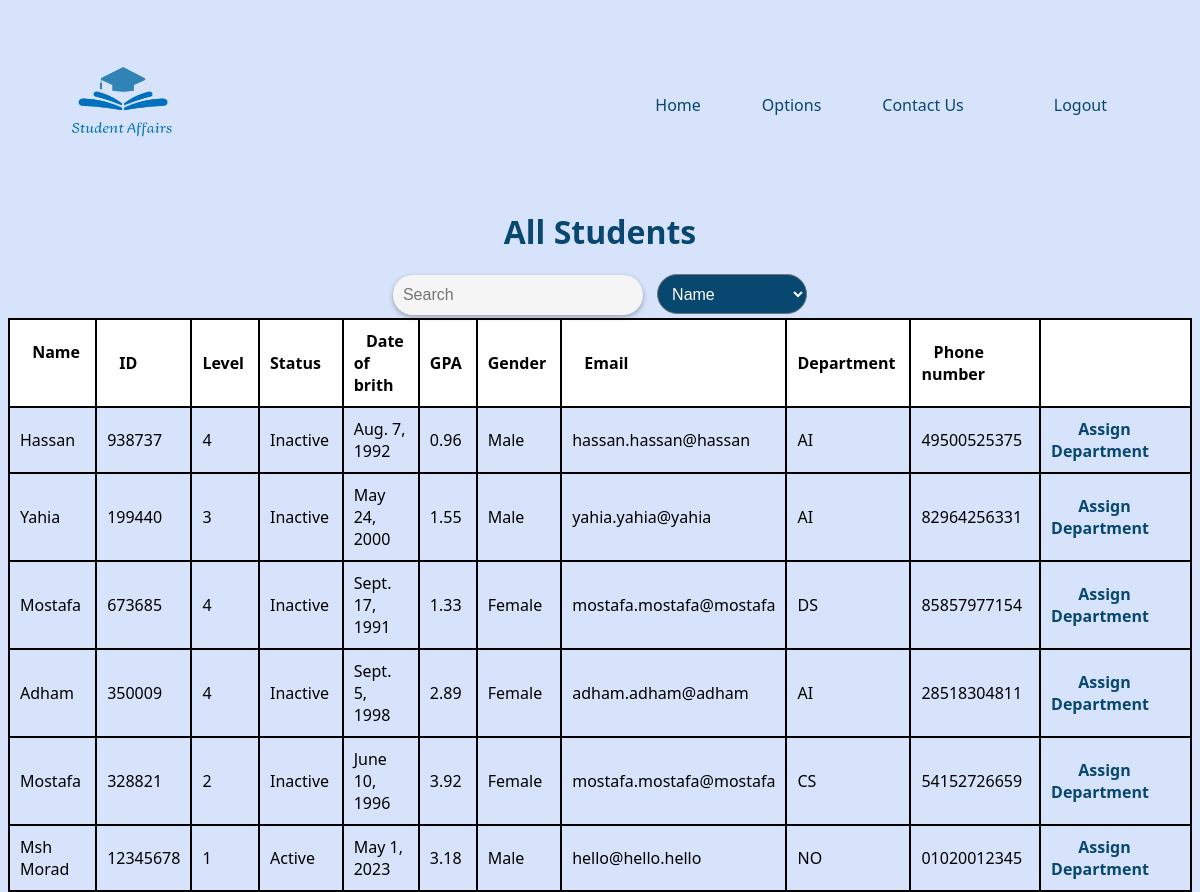
/assignDepartment (signed in), run on an earlier commit of the app's database.
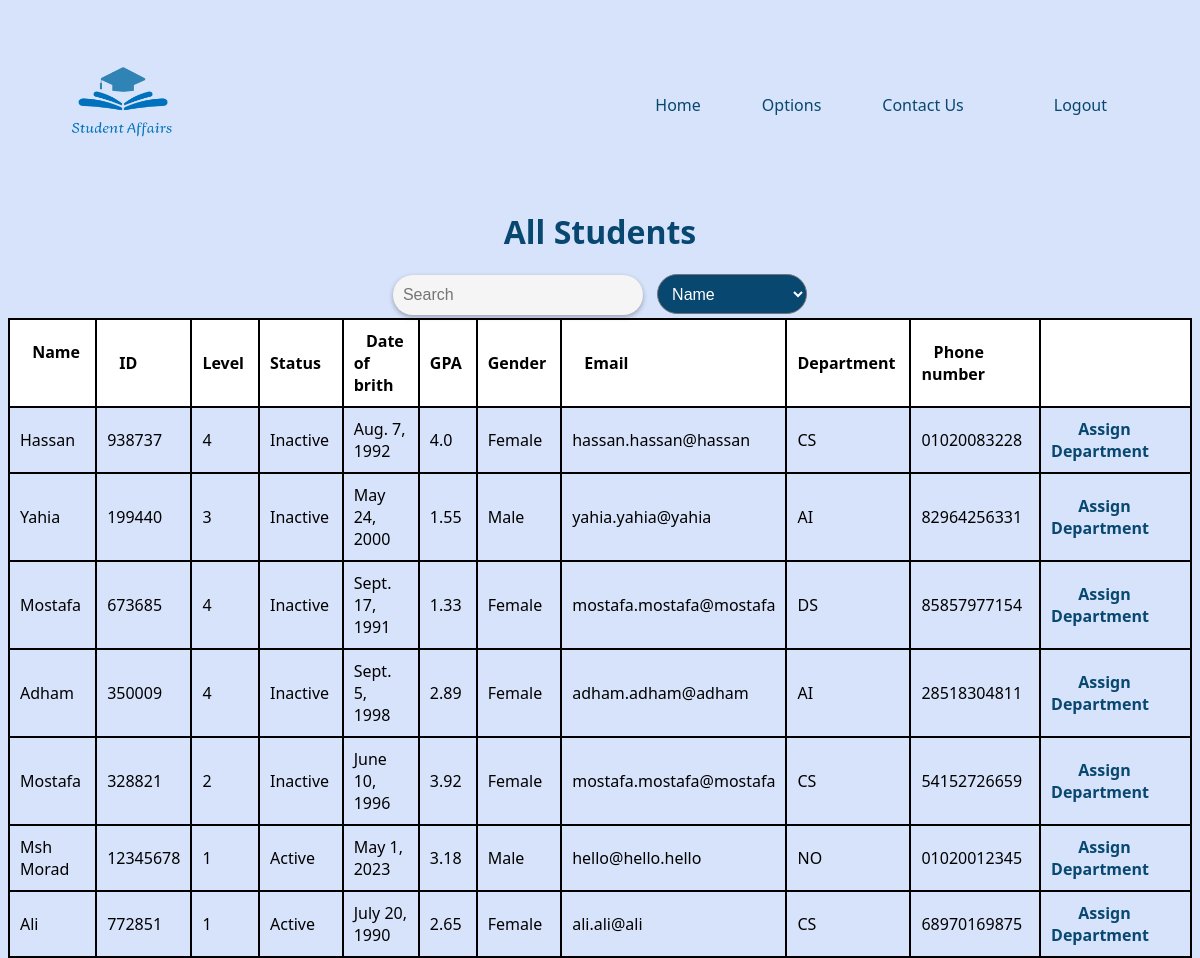
And on a later commit of the database.
### app/models.py (models this page shows, shortened)
class Student(models.Model):
    name = models.CharField(max_length=50)
    id = models.CharField(max_length=10, primary_key=True, unique=True)
    level = models.IntegerField()
    status = models.CharField(max_length=10)
    date = models.DateField()
    gpa = models.FloatField()
    gender = models.CharField(max_length=10)
    department = models.CharField(max_length=20)
    email = models.CharField(max_length=100)
    phone = models.CharField(max_length=10)

### app/views.py (the view)
# urls.py: path('assignDepartment', views.assign_Department, name='assign_Department'),
def assign_Department(request):
    if 'current_user' not in request.session:
        return redirect('login')
    students = Student.objects.all()
    return render(request, 'pages/Assign_Department.html', {'students': students})

### templates/pages/Assign_Department.html (shortened to what this page needs)
{% extends 'base.html'%}
{% load static %}
{% block CSS%}
<link rel="stylesheet" href="{% static 'style/style.css' %}">
{% endblock%}
{% block content%}
    <form action="Department.html" method="post">
      <div class="view" style="align-items: center; text-align: center;">
        <table border="1" id="student-table-body">
          <h1 class="header_view mb-25">All Students</h1>
          <div class="search-container mb-25">
            <input type="search" placeholder="Search" id="searchName" class="search" />
            <select class="search-option">
              <option value="0">Name</option>
            </select>
          </div>
          <thead>
            <tr>
              <th>&ensp; Name &ensp; </th>
              <th>&ensp; ID &ensp;</th>
              <th>&ensp; Level &ensp;</th>
              <th>&ensp; Status &ensp;</th>
              <th>&ensp; Date of brith &ensp;</th>
              <th>&ensp; GPA &ensp;</th>
              <th>&ensp; Gender &ensp;</th>
              <th>&ensp; Email &ensp;</th>
              <th>&ensp; Department &ensp;</th>
              <th>&ensp; Phone number &ensp;</th>
              <th>&ensp; &ensp;</th>
          </thead>
            <tbody>
                {% for student in students %}
                    <tr>
                    <td>{{ student.name }}</td>
                    <td>{{ student.id }}</td>
                    <td>{{ student.level }}</td>
                    <td>{{ student.status }}</td>
                    <td>{{ student.date }}</td>
                    <td>{{ student.gpa }}</td>
                    <td>{{ student.gender }}</td>
                    <td>{{ student.email }}</td>
                    <td>{{ student.department }}</td>
                    <td>{{ student.phone }}</td>
                    <td><a href="{% url 'department' student.id %}" class="edit">&ensp; Assign Department &ensp;</a></td>
                  </tr>
                {% endfor %}
            </tbody>
        </table>
    </div>
</form>
{% endblock %}

What changed in the data, as far as the page shows it:
changed Student "Hassan": gpa "0.96" → "4.0"; gender "Male" → "Female"; department "AI" → "CS"; phone "49500525375" → "01020083228"
added Student: name "Ali", id "772851", level "1", status "Active", date "July 20, 1990", gpa "2.65", gender "Female", email "ali.ali@ali", department "CS", phone "68970169875"
